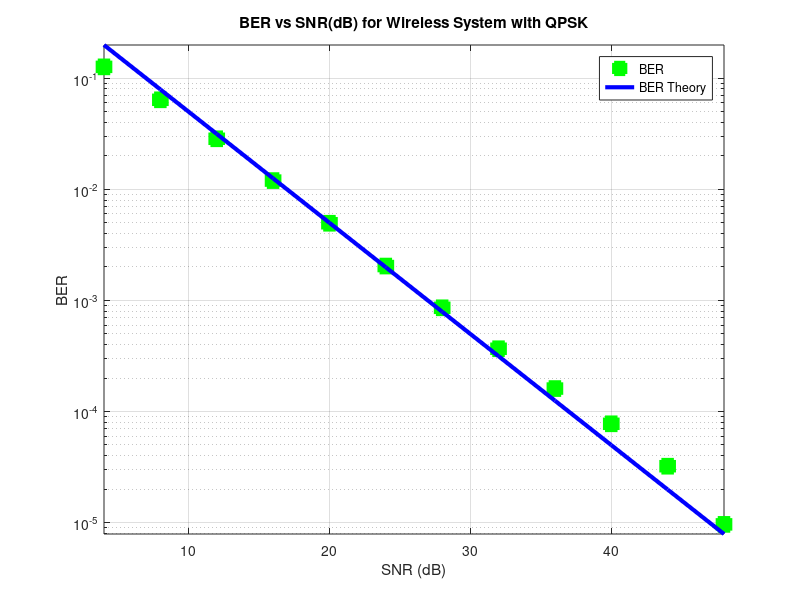

The MATLAB source for this figure:
close all;
clear all;

blockLength = 1000;
nBlocks=10000;
EbdB = 1.0:4.0:45.0;
Eb = 10.^(EbdB/10);
No = 1;
SNR = 2*Eb/No;
SNRdB = 10*log10(SNR);
BER = zeros(1,length(EbdB));

for blk=1:nBlocks
    h=1/sqrt(2)*(randn+1j*randn);
    BitsI=randi([0,1],1,blockLength);
    BitsQ=randi([0,1],1,blockLength);
    Sym=(2*BitsI-1)+1j*(2*BitsQ-1);
    noise=sqrt(No/2)*(randn(1,blockLength)+1j*randn(1,blockLength));
    for K=1:length(EbdB)
        TxSym=sqrt(Eb(K))*Sym;
        RxSym=h*TxSym+noise;
        EqSym=RxSym/h;
        DecBitsI=(real(EqSym)>0);
        DecBitsQ=(imag(EqSym)>0);
        BER(K)=BER(K)+sum(DecBitsI~=BitsI)+sum(DecBitsQ~=BitsQ);
    end
end

BER = BER/blockLength/nBlocks/2;

semilogy(SNRdB,BER,'g  s','linewidth',3.0,'MarkerFaceColor','g','MarkerSize',9.0);
hold on;
semilogy(SNRdB,1/2./SNR,'b -  ','linewidth',3.0);
axis tight;
grid on;
legend('BER','BER Theory')
xlabel('SNR (dB)');
ylabel('BER');
title('BER vs SNR(dB) for Wireless System with QPSK');

